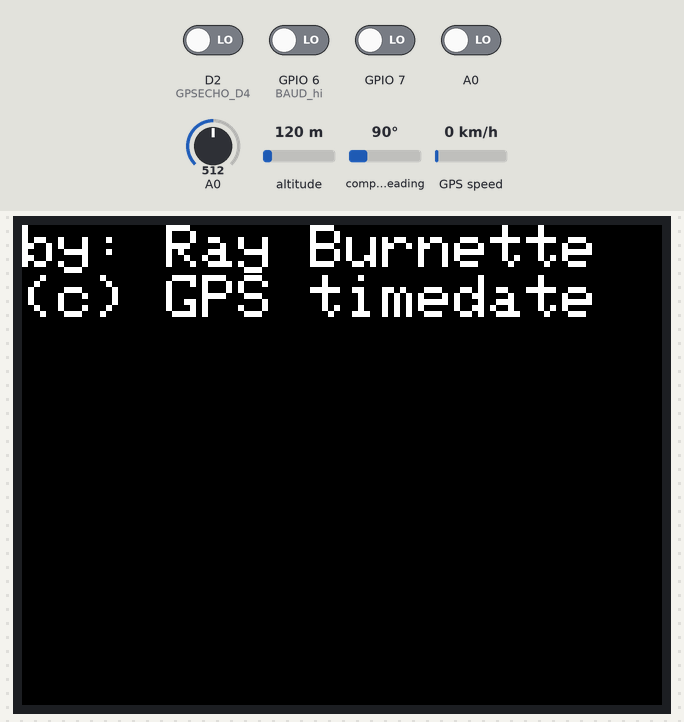
This sketch was run on a simulated ESP8266 (NodeMCU). Shown: 320×240 colour display. The test bench sets the inputs (shaded band); at power-on: A0, D2 (GPSECHO_D4), GPIO 6 (BAUD_hi), GPIO 7 LOW, A0 = 512, altitude 120 m, compass heading 90°, GPS speed 0 km/h. Random numbers use the default seed unless the sketch sets one; the GPS gets a fix after 3 s at 37.7749, -122.4194 with 8 satellites; what the sketch prints to the serial monitor is not drawn.

Above: at 0.3 s.
At 2.4 s:
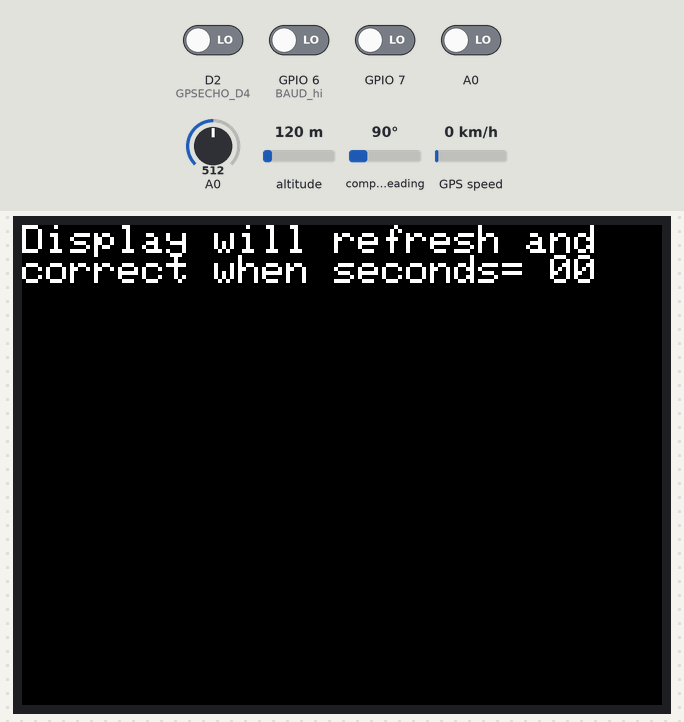
At 11.4 s:
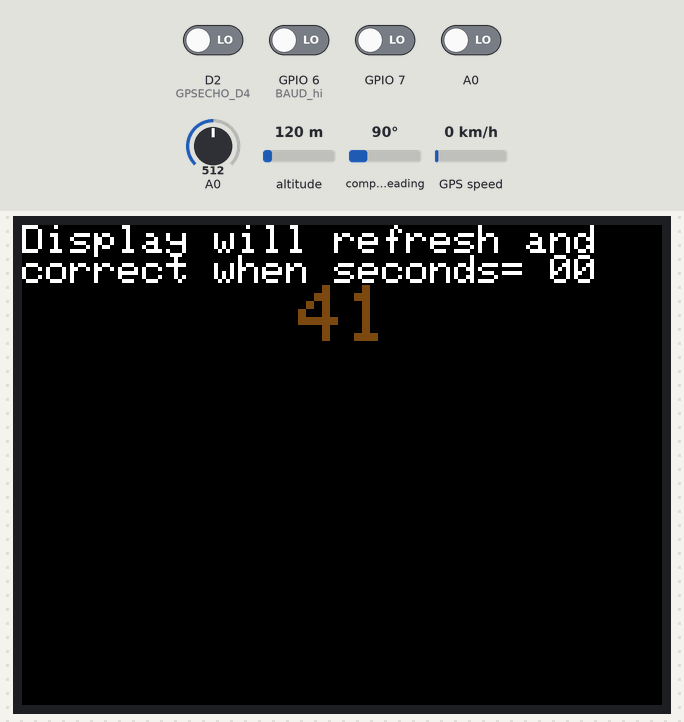
At 20.5 s:
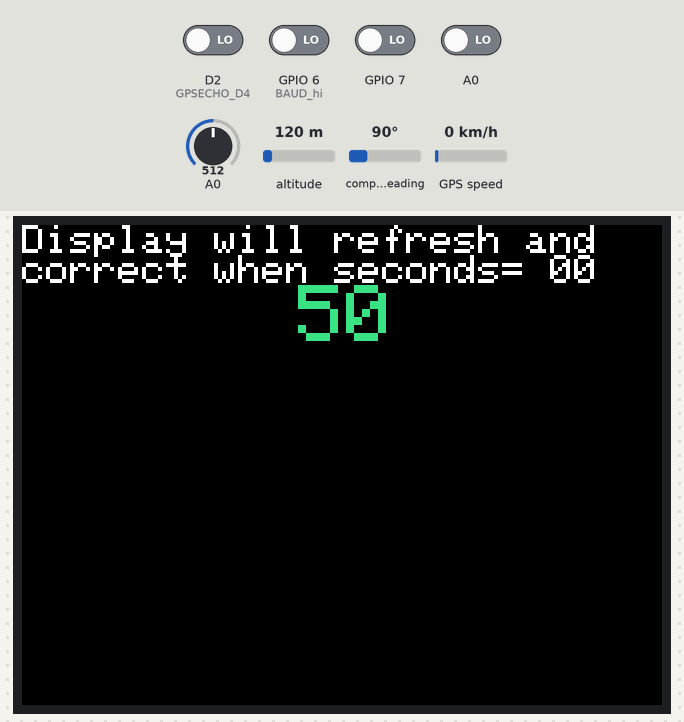
At 29.5 s:
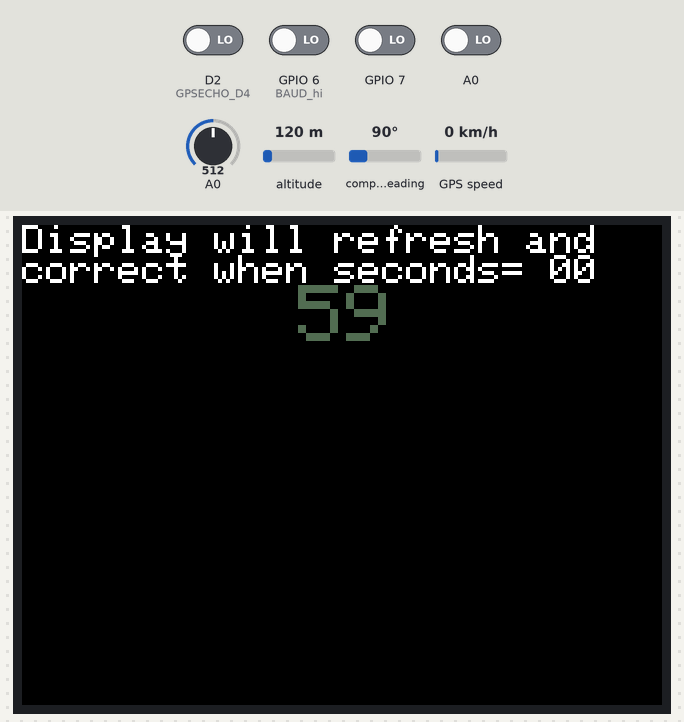
At 38.5 s:
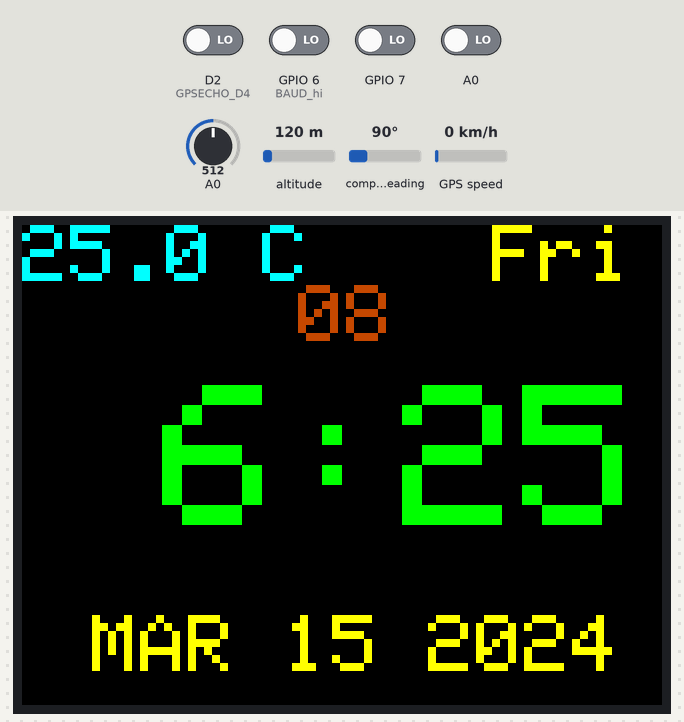

The sketch:

GPS_GLCD_uBlox_BIG.ino
```cpp
/*GPS_GLCD_uBlox Time/Temperature sketch by M. Ray Burnette 2/19/2014
  Arduino 1.5.6r2
  Binary sketch size:  19,394 (of a 30,720 byte maximum
  Data:       1,243 bytes (.data + .bss + .noinit)

  Primary Color definitions for TFT display: int_16
  ILI9340_BLACK   0x0000, ILI9340_BLUE    0x001F, ILI9340_RED     0xF800, ILI9340_GREEN   0x07E0
  ILI9340_CYAN    0x07FF, ILI9340_MAGENTA 0xF81F, ILI9340_YELLOW  0xFFE0, ILI9340_WHITE   0xFFFF
*/
// See tab/file License.h for use/rights information
#define RAWDEBUG false

#include <SPI.h>
#include "Adafruit_GPS.h"
#include "Adafruit_GFX.h"
#include "Adafruit_ILI9340.h"
#include "GLCD.h"
#include "Utilities.h"
#include <SoftwareSerial.h>
#include <Streaming.h>

//   Connect the GPS TX (transmit) pin to Digital 3 input
SoftwareSerial mySerial(5, 19) ;  // Rx Tx (A5)
Adafruit_GPS GPS(&mySerial) ;

uint8_t last_seconds ;
uint8_t TimeZoneHour = 5 ;   // Affected as -1 for DST
uint8_t LocalHour ;
uint8_t LocalMinute ;
uint8_t LocalSecond ;
uint8_t LocalMonth ;
uint8_t LocalDay ;
uint8_t LocalYear ;

boolean PM ;
boolean DST ;                 // Daylight Savings Time: Pin A3 DST = LOW Std time = HIGH
boolean FirstTime ;           // Before satellite time is available via $GPRMC
boolean StatScreen ;          // User messages at boot up
boolean GPSECHO  ;           // set by digital pin D11
boolean Fahrenheit ;          // set by digital pin D12
float Celsius ;


void setup()
{
  lcd.begin() ;        // 2.2" GLCD SPI 240x320 used in LANDSCAPE
  lcd.setRotation(1);  // landscape with SPI conn J2 to right side.
  lcd.fillScreen(ILI9340_BLACK);
  lcd.setCursor(0, 0);
  lcd.setTextColor(ILI9340_WHITE);
  // lcd.setTextSize(1);  // Supper Small!!! 53 char / line
  // lcd.setTextSize(2);  //  26 char / line
  lcd.setTextSize(3);     // Medium 17 char / line  10Pixels Wide x 25 Pixels / line
  //lcd.setTextSize(4);   // Large font 13 char / line

  analogReference(DEFAULT);
  FirstTime = true ;        // Flag to display user message one time
  StatScreen = true ;       // Flag to display user message one time

  pinMode( 6, INPUT) ;     // BAUD hi = 9600 lo = 4800
  digitalWrite( 6, HIGH);  // turn on pullup resistor

  pinMode( 7, INPUT) ;     // F/C temperature display
  digitalWrite( 7, HIGH);  // turn on pullup resistor

  pinMode( D3, INPUT) ;     // DST hi = NO low = YES
  digitalWrite( 17, HIGH);  // turn on pullup resistor

  pinMode( 4, INPUT) ;     // GPSECHO D4
  digitalWrite( 4, HIGH);  // turn on pullup resistor

  if( digitalRead(4) ) {  // D4 low for realtime GPS Debug mode echo to terminal
    GPSECHO = false ;     // Default
  } else {
    GPSECHO = true ;
    // Echo will be on physical serial port
    Serial.begin(115200) ; // connect at 115200 to minimize transfer time
  }

  if( digitalRead(6) ) {  // D6 low for 9600 BAUD GPS module
    GPS.begin(9600) ;      // Default
    if (GPSECHO) Serial << "9600 BAUD \n \r" ;
  } else {
    GPS.begin(4800) ;
    if (GPSECHO) Serial << "4800 BAUD \n \r" ;
  }

  if( digitalRead(7) ) {  // D7 low for Celsius display
      Fahrenheit = true ;    // Default
      if (GPSECHO) Serial << "Fahrenheit = ON \n \r" ;
  } else
    {
        Fahrenheit = false;
        if (GPSECHO) Serial << "Celsius = ON \n \r" ;
    }

  if( digitalRead(17) ) {  // A3 low for Daylight Savings Time
    DST = false ;          // Default
    if (GPSECHO) Serial << "DST = NO \n \r" ;
  } else {
    DST = true ;
    if (GPSECHO) Serial << "DST = YES \n \r" ;
    TimeZoneHour = TimeZoneHour - 1 ;
  }

  if(GPSECHO) Serial << "GPS Serial reception Echo Mode: \n \r" ;
  lcd.setCursor(0, 0) ;
  lcd.print("by: Ray Burnette") ;
  lcd.setCursor(0, 25) ;
  lcd.print("(c) GPS timedate") ;
  delay(2000) ;  // credits
  lcd.fillScreen(ILI9340_BLACK);
  lcd.setCursor(0, 0);
}


void loop()
{
    // read data from the GPS
    char c = GPS.read();
    if (GPSECHO)  // Raw character echo to serial monitor
      if (c) Serial.print(c);

  // if a sentence is received, check the checksum, parse it...
  if (GPS.newNMEAreceived()) {
    if (!GPS.parse(GPS.lastNMEA()))   // this also sets the newNMEAreceived() flag to false
      return;  // return to top of loop() if sentence does not verify correctly or completely
  }

  PM = false ;

  // BIG if() active only once per second after GPS decodes new GPS.seconds
  if (last_seconds != GPS.seconds)
  {
    // Do this once to notify the user
    if (FirstTime)
    {
      FirstTime = false;           // GPS signal decoding has come on line since uC reset
      lcd.fillScreen(ILI9340_BLACK);
      lcd.setTextSize(2);          //  26 char / line on GLCD
      lcd.setCursor(0, 0) ;
      lcd.print("Display will refresh and") ;
      lcd.setCursor(0, 15) ;
      lcd.print("correct when seconds= 00") ;
      delay (2000) ;
    }

    // update with new satellite data
    last_seconds =  GPS.seconds ;
    LocalHour    =  GPS.hour ;
    LocalMinute  =  GPS.minute ;
    LocalSecond  =  GPS.seconds ;
    LocalMonth   =  GPS.month ;
    LocalDay     =  GPS.day ;
    LocalYear    =  GPS.year ;

    if(RAWDEBUG)    // normally this code is not compiled
    {
      Serial.print("\n \r RAW GPS DATA: ");
      Serial << ((LocalHour<10)?"0":"") ;
      Serial.print(LocalHour, DEC);
      Serial << (":") ;
      Serial << ((LocalMinute<10)?"0":"") ;
      Serial.print (LocalMinute, DEC);
      Serial << (":") ;
      Serial << ((LocalSecond<10)?"0":"") ;
      Serial.print(LocalSecond, DEC) ;
      Serial.print(" *** Date: ");
      Serial << ((LocalDay<10)?"0":"") ;
      Serial.print(LocalDay, DEC) ;              //DD
      Serial << "/" << ((LocalMonth<10)?"0":"") ;
      Serial.print(LocalMonth, DEC) ;            //MM
      Serial << "/20" ;
      Serial.println(LocalYear, DEC) ;           //YYYY
    }

    // This section always updates every second
    //  fillRect( x,  y,   w,  h, color)
    lcd.fillRect( 138, 30, 45, 30, ILI9340_BLACK);
    lcd.setTextSize(4);
    //lcd.setTextColor( ILI9340_BLUE );
    lcd.setTextColor( random(0xff, 0xffff ) );
    lcd.setCursor( 138, 30);
    if(LocalSecond < 10)
    {
      lcd.print("0") ;                   // position  12
      lcd.print(LocalSecond) ;           // position  13
    } else {
      lcd.print(LocalSecond) ;           // positions 12, 13
    }

    if(LocalHour >= TimeZoneHour)
    {
      LocalHour = LocalHour - TimeZoneHour ;
    }
    else
    {
      // Correct for period when London is a day ahead
      LocalHour = (LocalHour + 24) - TimeZoneHour ;
      LocalDay  = LocalDay - 1 ;
      if( LocalDay == 0)  // backward a month
      {
          LocalMonth = LocalMonth - 1 ;
          LocalDay   = DaysInMonth[ LocalMonth - 1 ] ; // index 0 based
      }
      // The above may need correcting...
      // January in London still December Westward
      if( LocalMonth == 0)           // GPS months are 01 through 12
      {
        LocalMonth = 12 ;
        LocalDay   = DaysInMonth[ 11 ] ;  // lastday of December
      }
      else if( (LocalMonth == 2) && (LocalYear % 4 == 0) && (LocalDay == 28) )
      {
        // Need to deal with LocalMonth = 2 and leapyear (simple... not exhaustive)
        LocalDay = LocalDay + 1 ;
      }
    }

    // Military or Civilian time selection
    if(LocalHour >= 12)
    {
      PM = true ;
      //if(LocalHour > 12) LocalHour = LocalHour - 12 ;  // non-Mil time
    }

    // Fahrenheit or Celsium selection
    if( digitalRead(7) ) {  // D7 low for Celsius display
      Fahrenheit = true ;    // Default
    } else {
      Fahrenheit = false; }

    // Display to GLCD
    if( LocalSecond == 0 )            // full screen update every minute
    {
      lcd.fillScreen(ILI9340_BLACK);  // Screen clear GLCD
      Celsius = TempCelsius() ;
      lcd.setTextSize(4);
      lcd.setTextColor( ILI9340_CYAN );
      lcd.setCursor( 0, 0);

      if (Fahrenheit) {
        Celsius = (Celsius * 9.0) / 5.0 + 32.5 ;  // round UP
        lcd.print( Celsius, 0 ) ;          // positions 0, 1, 2? no decimal
        lcd.print(" F") ;                  // positions 2
      } else {
        lcd.print( Celsius, 1 ) ;          // positions 0, 1
        lcd.print(" C") ;                  // positions 2
      }

      // Middle pane
      lcd.setTextColor( ILI9340_GREEN );
      lcd.setTextSize(10);
      lcd.setCursor( 10, 80) ;
      if(LocalHour < 10) lcd.print (" ") ; // position  6
      lcd.print(LocalHour) ;               // positions 6, 7
      lcd.print(":") ;                     // position  8

      if(LocalMinute < 10)
      {
        lcd.print("0") ;                     // position  9
        lcd.print(LocalMinute) ;             // position  10
       } else {
          lcd.print(LocalMinute) ;           // positions 9, 10
       }

      // Day-Of-Week, Month and Date info
      lcd.setTextColor(ILI9340_YELLOW);
      lcd.setTextSize(4);
      // Day Of Week is shown in Top pane, right
      lcd.setCursor(235, 0);                                       // upper section, right
      lcd.print(DayOfWeek[dow(LocalYear, LocalMonth, LocalDay)]) ; // DayOfWeek
      // Month Name and Date and Year are shown in lower pane
      lcd.setCursor(35, 195);
      lcd.print(NameOfMonth[LocalMonth - 1]) ;                     // positions 6 - 8
      lcd.print(" ") ;                                             // position  9
      if(LocalDay < 10) {
        lcd.print(" ") ;                                           // position  10
        lcd.print(LocalDay) ;
      } else {
        lcd.print(LocalDay) ;                                      // positions 10, 11
      }
      lcd.print(" 20") ;                                           // fix to hardcode requires .cpp changes in LocalYear typing
      lcd.print(LocalYear) ;
    }

    if(RAWDEBUG)    // normally this code is not compiled
    {
      Serial.print("DISPLAYED DATA: ");
      Serial << ((LocalHour<10)?"0":"") ;
      Serial.print(LocalHour, DEC);
      Serial << (":") ;
      Serial << ((LocalMinute<10)?"0":"") ;
      Serial.print (LocalMinute, DEC);
      Serial << (":") ;
      Serial << ((LocalSecond<10)?"0":"") ;
      Serial.print(LocalSecond, DEC) ;
      Serial.print(" *** Date: ");
      Serial << ((LocalDay<10)?"0":"") ;
      Serial.print(LocalDay, DEC) ;              //DD
      Serial << "/" << ((LocalMonth<10)?"0":"") ;
      Serial.print(LocalMonth, DEC) ;            //MM
      Serial << "/20" ;
      Serial.println(LocalYear, DEC) ;           //YYYY
    }

  }  // close BIG IF
    else if( FirstTime && StatScreen )    // This will only happen once
    {
        lcd.fillScreen(ILI9340_BLACK);
        lcd.setCursor(0, 0);
        lcd.print( "Wait for GPS ... ") ;
        lcd.print( "Up to 15 minutes!") ;
        if ( Fahrenheit ) {
            lcd.println( "Fahrenheit" ) ;
          } else {
            lcd.println( "Celsius") ; }

        if ( DST ) {
          lcd.println( "DST = On" );
        } else {
          lcd.println( "DST = OFF"); }

      delay( 2000 ) ;
      StatScreen = false ;
      lcd.fillScreen(ILI9340_BLACK);
      lcd.setCursor(0, 0);
    }
} // loop
```

GLCD.h
```cpp
// (licence header left out)
 #if defined(__SAM3X8E__)
    #undef __FlashStringHelper::F(string_literal)
    #define F(string_literal) string_literal
#endif

// These SPI pins are for the UNO 328 ---> Change for 32U4, 1284, 2560 etc.
//       UNO328   // J2 header pin # on GLCD
#define _sclk 13  // 7
#define _miso 12  // 9
#define _mosi 11  // 6
#define _cs   10  // 3
#define _dc    9  // 5
#define _rst   8  // 4

// Using software SPI is really not suggested, its incredibly slow
// Adafruit_ILI9340 tft = Adafruit_ILI9340(_cs, _dc, _mosi, _sclk, _rst, _miso);
// Use hardware SPI
Adafruit_ILI9340 lcd = Adafruit_ILI9340(_cs, _dc, _rst);
```

Utilities.h
```cpp
// From Arduino Forum
float TempCelsius (void) {
  uint8_t i;
  float average;
  int samples[] = { 0, 0, 0, 0, 0} ;

  // take 5 samples in a row, with a slight delay
  for (i=0; i<5; i++) {
   samples[i] = analogRead(0);
   delay(10);
  }

  // average all the samples
  average = 0;
  for (i=0; i< 5; i++) {
     average += samples[i] ;
  }
  average /= 5 ;
  average = 1023 / average - 1 ;
  average = 10000.0 / average ;
  float steinhart ;
  steinhart = average / 10000.0 ;      // (R/Ro)
  steinhart = log(steinhart) ;         // ln(R/Ro)
  steinhart /= 3950.0 ;                // 1/B * ln(R/Ro)
  steinhart += 1.0 / (25.0 + 273.15) ; // + (1/To)
  steinhart = 1.0 / steinhart ;        // Invert
  steinhart -= 273.15 ;                // convert to C
  return (steinhart) ;
}


// From Arduino forum
int dow(uint8_t y, uint8_t m, uint8_t d)
{
  static uint8_t t[] = {
    0, 3, 2, 5, 0, 3, 5, 1, 4, 6, 2, 4  };
  y -= m < 3;
  return (y + y/4 - y/100 + y/400 + t[m-1] + d) % 7;    // 0 = Sunday, 1 = Monday, etc
}

// Written by Ray
static String DayOfWeek[] =
{
  "Sun",    // 0
  "Mon",
  "Tue",
  "Wed",
  "Thu",
  "Fri",
  "Sat" }
;

// Written by Ray
static String NameOfMonth[] =
{
  "JAN",  // index 0
  "FEB",
  "MAR",
  "APR",
  "MAY",
  "JUN",
  "JUL",
  "AUG",
  "SEP",
  "OCT",
  "NOV",
  "DEC"  }
;

// Arduino Forum
static int DaysInMonth[] =
{
  31, // index 0 == January
  28,
  31,
  30,
  31,
  30,
  31,
  31,
  30,
  31,
  30,
  31  }
;

/*
WST	West Samoa Time			Pacific		 13
NZST	New Zealand Standard Time	Pacific		 12
SBT	Solomon IslandsTime		Pacific		 11
PGT	Papua New Guinea Time		Pacific		 10
JST	Japan Standard Time		Asia		 9
CST	China Standard Time		Asia		 8
ICT	Indochina Time			Asia		 7
BST	Bangladesh Standard Time	Asia		 6
UZT	Uzbekistan Time			Asia		 5
MSK	Moscow Standard Time		Europe		 4
AST	Arabia Standard Time		Asia		 3
EET	Eastern European Time		Europe		 2
CET	Central European Time		Europe		 1
GMT	Greenwich Mean Time		Europe		 0
AZOT	Azores Time			Atlantic	-1
FNT	Fernando de Noronha Time	South America	-2
UYT	Uruguay Time			South America	-3
AST	Atlantic Standard Time		North America	-4
EST	Eastern Standard Time		North America	-5
CST	Central Standard Time		North America	-6
MST	Mountain Standard Time		North America	-7
PST	Pacific Standard Time		North America	-8
AKST	Alaska Standard Time		North America	-9
HAST	Hawaii-Aleutian Standard Time	North America	-10
SST	Samoa Standard Time		Pacific		-11
Y	Yankee Time Zone		Military	-12
*/
```

Measured:
- what the display in image 0 shows lasts 2.2 s, from 0.2 s to 2.4 s
- what the display in image 1 shows lasts 2.0 s, from 2.4 s to 4.4 s
- what the display in image 2 shows lasts 1.0 s, from 11.4 s to 12.4 s
